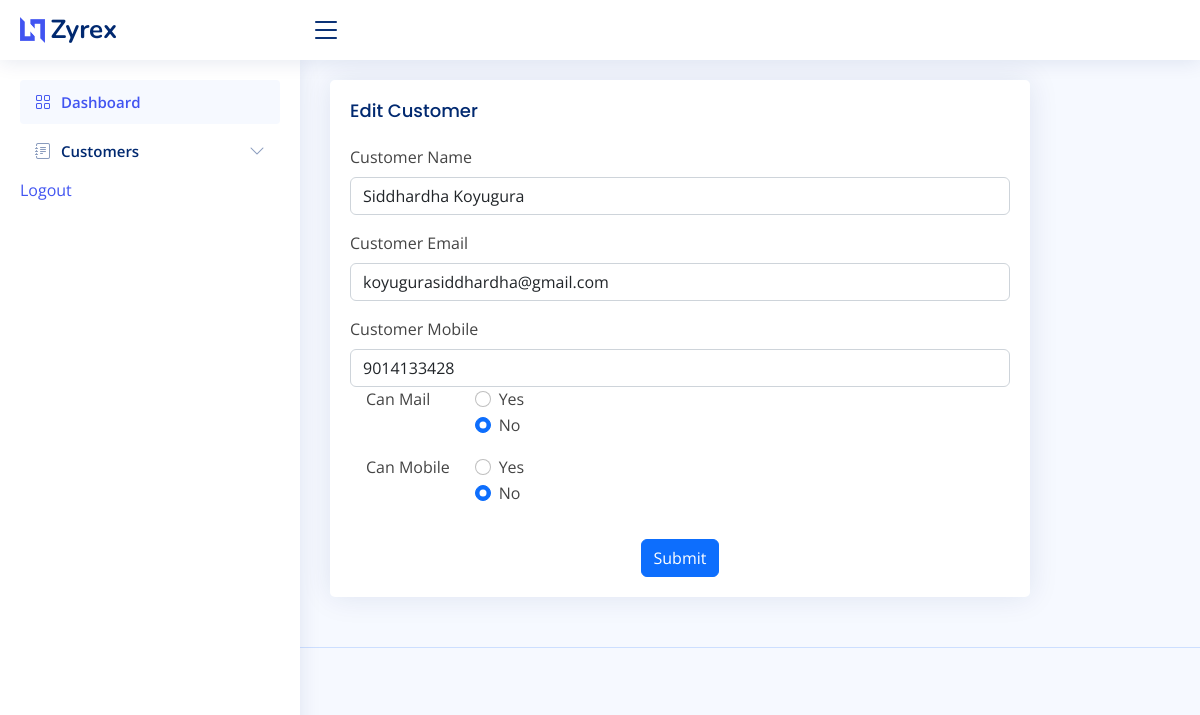
Screenshot of /edit-customer/1 (signed in) with the database file from the repository.
### app.py (models this page shows)
class Employee(UserMixin, db.Model):
    __tablename__ = "employees"
    id = db.Column(db.Integer, primary_key=True)
    ename = db.Column(db.Integer, nullable=False, unique=True)
    email = db.Column(db.Text, unique=True, nullable=False)
    password = db.Column(db.Text, nullable=False)
    company = db.Column(db.Text, nullable=False)
    is_admin = db.Column(db.Integer, nullable=False)

class Customer(db.Model):
    __tablename__ = "customers"
    id = db.Column(db.Integer, primary_key = True)
    company = db.Column(db.Text, nullable=False)
    name = db.Column(db.Text, nullable = False)
    mobile = db.Column(db.Integer, nullable = False)
    email = db.Column(db.Text, nullable= False)
    can_email= db.Column(db.Integer, nullable=False)
    can_mobile= db.Column(db.Integer, nullable=False)

### app.py (the view, shortened to what this page needs)
@app.route("/edit-customer/<int:id>", methods=["GET", "POST"])
@login_required
def edit_customer(id):
    customer = db.session.get(Customer, id)
    return render_template("edit-customers.html", customer=customer, is_admin=is_admin())

### app.py (called while the page is built)
def is_admin():
    if current_user.is_admin == 0:
        return False
    else:
        return True

@login_manager.user_loader
def load_user(user_id):
    return Employee.query.get(user_id)

### templates/edit-customers.html
{% include "header.html" %}
<main id="main" class="main">
    <div class="card col-10">
        <div class="card-body ">
        <h5 class="card-title">Edit Customer</h5>
        <form class="row g-3 justify-content-center" action="{{ url_for('edit_customer', id=customer.id) }}" method="post">
            <div class="col-12">
            <label for="inputNanme4" class="form-label">Customer Name</label>
            <input type="text" name="name" value="{{ customer.name }}" class="form-control" id="inputNanme4">
            </div>
            <div class="col-12">
            <label for="inputEmail4" class="form-label">Customer Email</label>
            <input type="email" name="email" value="{{ customer.email }}" class="form-control" id="inputEmail4">
            </div>
            <div class="col-12">
                <label for="inputNanme4" class="form-label">Customer Mobile</label>
                <input type="text" name="mobile" value="{{ customer.mobile }}" class="form-control" id="inputNanme4">
                </div>
            <br>
            <fieldset class="row mb-3">
                <legend class="col-form-label col-sm-2 pt-0">Can Mail</legend>
                <div class="col-sm-10">
                  <div class="form-check">
                    <input class="form-check-input" type="radio" name="canMail" id="gridRadios1" value="1" >
                    <label class="form-check-label" for="gridRadios1">
                      Yes
                    </label>
                  </div>
                  <div class="form-check">
                    <input class="form-check-input" type="radio" name="canMail" id="gridRadios2" value="0" checked>
                    <label class="form-check-label" for="gridRadios2">
                      No
                    </label>
                  </div>
                </div>
            </fieldset>
            <fieldset class="row mb-3">
                <legend class="col-form-label col-sm-2 pt-0">Can Mobile</legend>
                <div class="col-sm-10">
                  <div class="form-check">
                    <input class="form-check-input" type="radio" name="canMobile" id="gridRadios1" value="1" >
                    <label class="form-check-label" for="gridRadios1">
                      Yes
                    </label>
                  </div>
                  <div class="form-check">
                    <input class="form-check-input" type="radio" name="canMobile" id="gridRadios2" value="0" checked>
                    <label class="form-check-label" for="gridRadios2">
                      No
                    </label>
                  </div>
                </div>
            </fieldset>
            <div class="text-center">
            <button type="submit" class="btn btn-primary">Submit</button>
            </div>
        </form>
        </div>
    </div>
</main>
{% include "footer.html" %}

### templates/header.html (shortened to what this page needs)
<!DOCTYPE html>
<html lang="en">
<head>
  <link href="{{ url_for('static', filename='vendor/bootstrap/css/bootstrap.min.css') }}" rel="stylesheet">
  <link href="{{ url_for('static', filename='vendor/bootstrap-icons/bootstrap-icons.css') }}" rel="stylesheet">
  <link href="{{ url_for('static', filename='vendor/boxicons/css/boxicons.min.css') }}" rel="stylesheet">
  <link href="{{ url_for('static', filename='vendor/quill/quill.snow.css') }}" rel="stylesheet">
  <link href="{{ url_for('static', filename='vendor/quill/quill.bubble.css') }}" rel="stylesheet">
  <link href="{{ url_for('static', filename='vendor/remixicon/remixicon.css') }}" rel="stylesheet">
  <link href="{{ url_for('static', filename='vendor/simple-datatables/style.css') }}" rel="stylesheet">
  <link href="{{ url_for('static', filename='css/style.css') }}" rel="stylesheet">
</head>
<body>
  <header id="header" class="header fixed-top d-flex align-items-center">
    <div class="d-flex align-items-center justify-content-between">
      <a href="{{ url_for('home') }}" class="logo d-flex align-items-center">
        <img src="{{ url_for('static', filename='img/logo.png') }}" alt="">
        <span class="d-none d-lg-block">{{ current_user.company }}</span>
      </a>
      <i class="bi bi-list toggle-sidebar-btn"></i>
    </div>
  </header>
  <aside id="sidebar" class="sidebar">
    <ul class="sidebar-nav" id="sidebar-nav">
      <li class="nav-item">
        <a class="nav-link " href="{{ url_for('home') }}">
          <i class="bi bi-grid"></i>
          <span>Dashboard</span>
        </a>
      </li>
      <li class="nav-item">
        <a class="nav-link collapsed" data-bs-target="#forms-nav" data-bs-toggle="collapse" href="#">
          <i class="bi bi-journal-text"></i><span>Customers</span><i class="bi bi-chevron-down ms-auto"></i>
        </a>
      </li>
      <li class="nav-item">
          <a href="{{url_for('logout')}}">Logout</a>
      </li>
    </ul>
  </aside>

### static/css/style.css (style rules this page uses)
:root { scroll-behavior: smooth; }
body { font-family: "Open Sans", sans-serif; background: #f6f9ff; color: #444444; }
a { color: #4154f1; text-decoration: none; }
h1, h2, h3, h4, h5, h6 { font-family: "Nunito", sans-serif; }
#main { margin-top: 60px; padding: 20px 30px; transition: all 0.3s; }
.card { margin-bottom: 30px; border: none; border-radius: 5px; box-shadow: 0px 0 30px rgba(1, 41, 112, 0.1); }
.card-title { padding: 20px 0 15px 0; font-size: 18px; font-weight: 500; color: #012970; font-family: "Poppins", sans-serif; }
.card-body { padding: 0 20px 20px 20px; }
.logo { line-height: 1; }
@media (min-width: 1200px) { .logo { width: 280px; } }
.logo img { max-height: 26px; margin-right: 6px; }
.logo span { font-size: 26px; font-weight: 700; color: #012970; font-family: "Nunito", sans-serif; }
.header { transition: all 0.5s; z-index: 997; height: 60px; box-shadow: 0px 2px 20px rgba(1, 41, 112, 0.1); background-color: #fff; padding-left: 20px; }
.header .toggle-sidebar-btn { font-size: 32px; padding-left: 10px; cursor: pointer; color: #012970; }
.sidebar { position: fixed; top: 60px; left: 0; bottom: 0; width: 300px; z-index: 996; transition: all 0.3s; padding: 20px; overflow-y: auto; scrollbar-width: thin; scrollbar-color: #aab7cf transparent; box-shadow: 0px 0px 20px rgba(1, 41, 112, 0.1); background-color: #fff; }
@media (min-width: 1200px) { #main, #footer { margin-left: 300px; } }
.sidebar-nav { padding: 0; margin: 0; list-style: none; }
.sidebar-nav li { padding: 0; margin: 0; list-style: none; }
.sidebar-nav .nav-item { margin-bottom: 5px; }
.sidebar-nav .nav-link { display: flex; align-items: center; font-size: 15px; font-weight: 600; color: #4154f1; transition: 0.3; background: #f6f9ff; padding: 10px 15px; border-radius: 4px; }
.sidebar-nav .nav-link i { font-size: 16px; margin-right: 10px; color: #4154f1; }
.sidebar-nav .nav-link.collapsed { color: #012970; background: #fff; }
.sidebar-nav .nav-link.collapsed i { color: #899bbd; }
.sidebar-nav .nav-link .bi-chevron-down { margin-right: 0; transition: transform 0.2s ease-in-out; }

### rows the page displays
Employee: company "Zyrex"
Customer: name "Siddhardha Koyugura", email "koyugurasiddhardha@gmail.com", mobile "9014133428"
